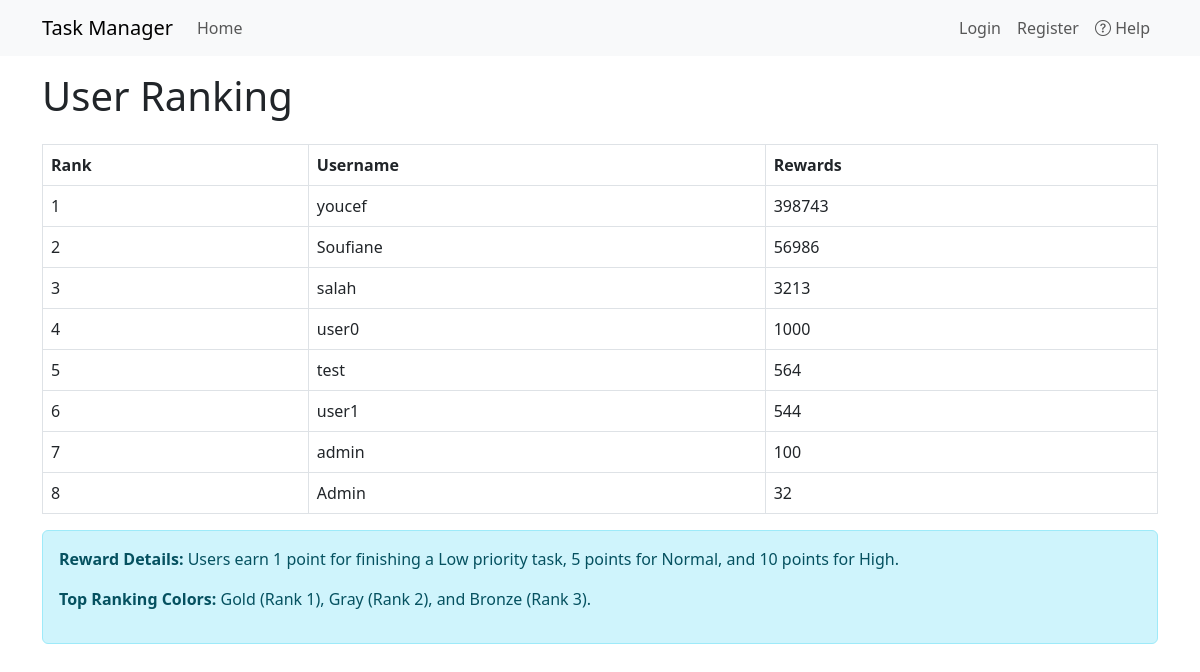
Page /ranking on the committed database.
### app.py (models this page shows)
class User(db.Model):
    id = db.Column(db.Integer, primary_key=True)
    username = db.Column(db.String(64), unique=True, nullable=False)
    email = db.Column(db.String(120), unique=True, nullable=False)  # new field
    password = db.Column(db.String(128), nullable=False)
    reward_points = db.Column(db.Integer, default=0)  # added for admin-updated rewards
    isAdmin = db.Column(db.Boolean, default=False)  # new field
    tasks = db.relationship('Task', backref='user', lazy=True)

### app.py (the view)
@app.route('/ranking')
def ranking():
    users = User.query.order_by(User.reward_points.desc()).all()
    return render_template('admin/ranking.html', users=users)

### app.py (called while the page is built)
@app.context_processor
def inject_user_rewards():
    user_id = session.get('user_id')
    reward_points = 0
    is_admin = False
    if user_id:
        user = User.query.filter_by(id=user_id).first()
        if user:
            reward_points = user.reward_points
            is_admin = user.isAdmin
    return dict(current_user=session.get('username'), reward_points=reward_points, is_admin=is_admin)

### templates/admin/ranking.html (shortened to what this page needs)
{% extends "base.html" %}
{% block content %}
  <h1 class="mb-4">User Ranking</h1>
  <table class="table table-bordered">
    <thead>
      <tr>
        <th>Rank</th>
        <th>Username</th>
        <th>Rewards</th>
      </tr>
    </thead>
    <tbody>
      {% for user in users %}
      {% set rank = loop.index %}
      <tr class="
          {% if rank == 1 %}gold{% elif rank == 2 %}gray{% elif rank == 3 %}bronze{% endif %}">
        <td>{{ rank }}</td>
        <td>{{ user.username }}</td>
        <td>{{ user.reward_points }}</td>
      </tr>
      {% endfor %}
    </tbody>
  </table>
  <div class="alert alert-info">
    <p><strong>Reward Details:</strong> Users earn 1 point for finishing a Low priority task, 5 points for Normal, and 10 points for High.</p>
    <p><strong>Top Ranking Colors:</strong> Gold (Rank 1), Gray (Rank 2), and Bronze (Rank 3).</p>
  </div>
{% endblock %}

### templates/admin/ranking.html (style rules this page uses)
.gold { background-color: #ffd700; }
.gray { background-color: gray; }
.bronze { background-color: #cd7f32; }

### rows in the picture
User: isAdmin "1", username "youcef", reward_points "398743"
User: rank "2", username "Soufiane", reward_points "56986"
User: rank "3", username "salah", reward_points "3213"
User: rank "4", username "user0", reward_points "1000"
User: rank "5", username "test", reward_points "564"
User: rank "6", username "user1", reward_points "544"
User: rank "7", username "admin", reward_points "100"
User: rank "8", username "Admin", reward_points "32"
